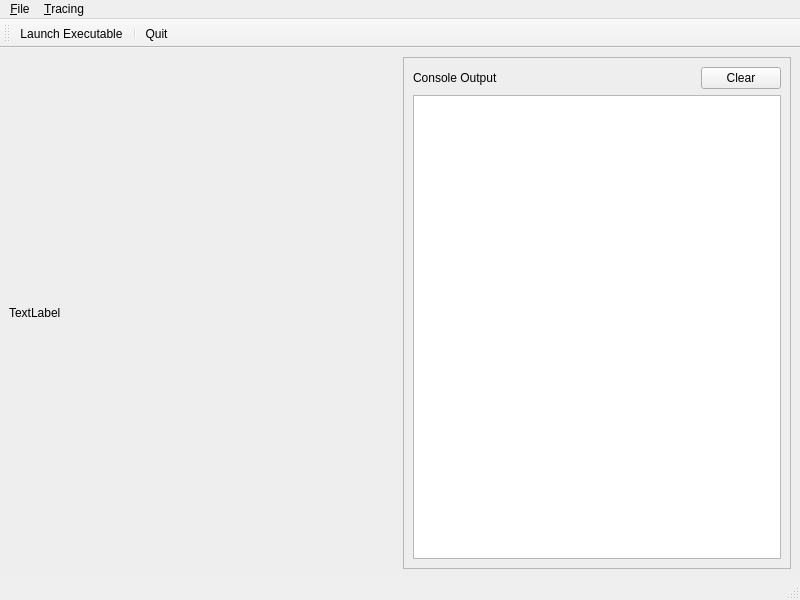
<?xml version="1.0" encoding="UTF-8"?>
<ui version="4.0">
 <class>MainWindow</class>
 <widget class="QMainWindow" name="MainWindow">
  <property name="geometry">
   <rect>
    <x>0</x>
    <y>0</y>
    <width>800</width>
    <height>600</height>
   </rect>
  </property>
  <property name="windowTitle">
   <string>snoopy</string>
  </property>
  <property name="windowIcon">
   <iconset resource="resources.qrc">
    <normaloff>:/img/assets/img/snoopy.png</normaloff>:/img/assets/img/snoopy.png</iconset>
  </property>
  <property name="styleSheet">
   <string notr="true"/>
  </property>
  <widget class="QWidget" name="centralwidget">
   <property name="styleSheet">
    <string notr="true">#centralwidget{
background: #eee;
background-image: url(:/img/assets/img/snoopy.png);
background-repeat: no-repeat;
background-position: bottom left;
}</string>
   </property>
   <layout class="QGridLayout" name="gridLayout">
    <item row="0" column="1">
     <widget class="QFrame" name="frame">
      <property name="sizePolicy">
       <sizepolicy hsizetype="Preferred" vsizetype="Preferred">
        <horstretch>1</horstretch>
        <verstretch>0</verstretch>
       </sizepolicy>
      </property>
      <property name="frameShape">
       <enum>QFrame::StyledPanel</enum>
      </property>
      <property name="frameShadow">
       <enum>QFrame::Raised</enum>
      </property>
      <layout class="QGridLayout" name="gridLayout_2">
       <item row="0" column="0">
        <layout class="QHBoxLayout" name="horizontalLayout">
         <property name="topMargin">
          <number>0</number>
         </property>
         <item>
          <widget class="QLabel" name="label">
           <property name="text">
            <string>Console Output</string>
           </property>
          </widget>
         </item>
         <item>
          <spacer name="horizontalSpacer">
           <property name="orientation">
            <enum>Qt::Horizontal</enum>
           </property>
           <property name="sizeHint" stdset="0">
            <size>
             <width>40</width>
             <height>20</height>
            </size>
           </property>
          </spacer>
         </item>
         <item>
          <widget class="QPushButton" name="clear_console_button">
           <property name="text">
            <string>Clear</string>
           </property>
          </widget>
         </item>
        </layout>
       </item>
       <item row="2" column="0">
        <widget class="QPlainTextEdit" name="console_output"/>
       </item>
      </layout>
     </widget>
    </item>
    <item row="0" column="0">
     <widget class="QLabel" name="label_2">
      <property name="sizePolicy">
       <sizepolicy hsizetype="Preferred" vsizetype="Preferred">
        <horstretch>1</horstretch>
        <verstretch>0</verstretch>
       </sizepolicy>
      </property>
      <property name="text">
       <string>TextLabel</string>
      </property>
     </widget>
    </item>
   </layout>
  </widget>
  <widget class="QMenuBar" name="menubar">
   <property name="geometry">
    <rect>
     <x>0</x>
     <y>0</y>
     <width>800</width>
     <height>29</height>
    </rect>
   </property>
   <widget class="QMenu" name="menu_File">
    <property name="title">
     <string>&amp;File</string>
    </property>
    <addaction name="action_Launch_Executable"/>
    <addaction name="separator"/>
    <addaction name="action_Quit"/>
   </widget>
   <widget class="QMenu" name="menu_Tracing">
    <property name="title">
     <string>&amp;Tracing</string>
    </property>
   </widget>
   <addaction name="menu_File"/>
   <addaction name="menu_Tracing"/>
  </widget>
  <widget class="QStatusBar" name="statusbar"/>
  <widget class="QToolBar" name="toolBar">
   <property name="windowTitle">
    <string>toolBar</string>
   </property>
   <property name="toolButtonStyle">
    <enum>Qt::ToolButtonTextBesideIcon</enum>
   </property>
   <attribute name="toolBarArea">
    <enum>TopToolBarArea</enum>
   </attribute>
   <attribute name="toolBarBreak">
    <bool>false</bool>
   </attribute>
   <addaction name="action_Launch_Executable"/>
   <addaction name="separator"/>
   <addaction name="action_Quit"/>
  </widget>
  <action name="action_Launch_Executable">
   <property name="icon">
    <iconset resource="resources.qrc">
     <normaloff>:/img/assets/img/icons8-launch-96.png</normaloff>:/img/assets/img/icons8-launch-96.png</iconset>
   </property>
   <property name="text">
    <string>&amp;Launch Executable</string>
   </property>
   <property name="shortcut">
    <string>Ctrl+E</string>
   </property>
  </action>
  <action name="action_Quit">
   <property name="icon">
    <iconset resource="resources.qrc">
     <normaloff>:/img/assets/img/icons8-shutdown-96.png</normaloff>:/img/assets/img/icons8-shutdown-96.png</iconset>
   </property>
   <property name="text">
    <string>&amp;Quit</string>
   </property>
   <property name="shortcut">
    <string>Ctrl+Q</string>
   </property>
  </action>
 </widget>
 <resources>
  <include location="resources.qrc"/>
 </resources>
 <connections>
  <connection>
   <sender>action_Quit</sender>
   <signal>triggered()</signal>
   <receiver>MainWindow</receiver>
   <slot>close()</slot>
   <hints>
    <hint type="sourcelabel">
     <x>-1</x>
     <y>-1</y>
    </hint>
    <hint type="destinationlabel">
     <x>399</x>
     <y>299</y>
    </hint>
   </hints>
  </connection>
 </connections>
</ui>
